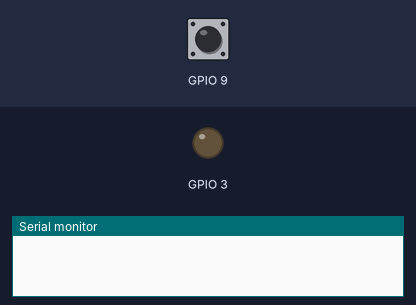
Bench run of a sketch on a simulated ESP32-C3. Shown: output pins drawn as LEDs (lit = HIGH), the last lines printed to the serial monitor. The inputs (shaded band) are chosen by the test bench; at power-on: GPIO 9 HIGH.

Above: at 1.2 s.
1.3 s: GPIO 9 pulled LOW for 0.15 s
At 1.37 s:
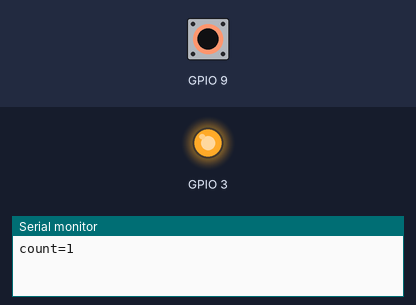
2.9 s: GPIO 9 pulled LOW for 3.2 s
At 7.3 s:
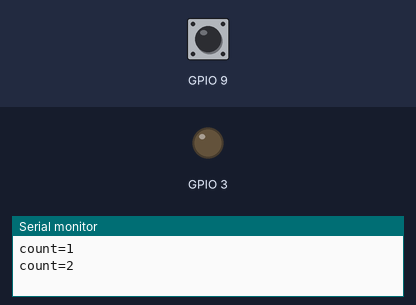
Timing chart, 0 to 8.8 s (numbered marks = the images above; inputs shaded):
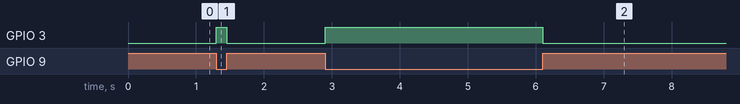

Measured:
- after the input at 1.3 s, GPIO 3: LOW → HIGH at once, → LOW 0.15 s later
- after the input at 2.9 s, GPIO 3: LOW → HIGH at once, → LOW 3.2 s later

The sketch:

gpio-interrupt.ino
```cpp
// gpio-interrupt — tests assert (BT93): a button from GPIO9 (the DevKitM-1's BOOT button) to GND
// with INPUT_PULLUP; attachInterrupt(9, FALLING) counts presses and each new count prints as
// "count=<n>" on UART0, so five presses end with "count=5". The LED on GPIO3 follows the button:
// on within 2 ms of a press, off within 2 ms of the release.
volatile uint32_t count = 0;
uint32_t shown = 0;

void IRAM_ATTR onPress() {
  count++;
}

void setup() {
  Serial.begin(115200);
  pinMode(9, INPUT_PULLUP);
  pinMode(3, OUTPUT);
  attachInterrupt(9, onPress, FALLING);
}

void loop() {
  digitalWrite(3, digitalRead(9) == LOW ? HIGH : LOW);
  if (count != shown) {
    shown = count;
    Serial.printf("count=%lu\n", (unsigned long)shown);
  }
  delay(1);
}
```
